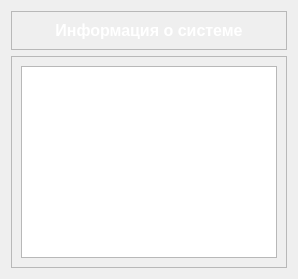
                <widget class="QWidget" name="page_about_system">
                 <layout class="QVBoxLayout" name="verticalLayout_7">
                  <item alignment="Qt::AlignTop">
                   <widget class="QFrame" name="frame_6">
                    <property name="frameShape">
                     <enum>QFrame::StyledPanel</enum>
                    </property>
                    <property name="frameShadow">
                     <enum>QFrame::Raised</enum>
                    </property>
                    <layout class="QVBoxLayout" name="verticalLayout_8">
                     <item>
                      <widget class="QLabel" name="label_4">
                       <property name="font">
                        <font>
                         <pointsize>12</pointsize>
                         <weight>75</weight>
                         <bold>true</bold>
                        </font>
                       </property>
                       <property name="styleSheet">
                        <string notr="true">color: rgb(255, 255, 255);</string>
                       </property>
                       <property name="text">
                        <string>Информация о системе</string>
                       </property>
                       <property name="alignment">
                        <set>Qt::AlignCenter</set>
                       </property>
                      </widget>
                     </item>
                    </layout>
                   </widget>
                  </item>
                  <item>
                   <widget class="QFrame" name="frame_10">
                    <property name="sizePolicy">
                     <sizepolicy hsizetype="Preferred" vsizetype="MinimumExpanding">
                      <horstretch>0</horstretch>
                      <verstretch>0</verstretch>
                     </sizepolicy>
                    </property>
                    <property name="frameShape">
                     <enum>QFrame::StyledPanel</enum>
                    </property>
                    <property name="frameShadow">
                     <enum>QFrame::Raised</enum>
                    </property>
                    <layout class="QVBoxLayout" name="verticalLayout_9">
                     <item>
                      <widget class="QTextEdit" name="textEdit">
                       <property name="readOnly">
                        <bool>true</bool>
                       </property>
                       <property name="html">
                        <string>&lt;!DOCTYPE HTML PUBLIC &quot;-//W3C//DTD HTML 4.0//EN&quot; &quot;http://www.w3.org/TR/REC-html40/strict.dtd&quot;&gt;
&lt;html&gt;&lt;head&gt;&lt;meta name=&quot;qrichtext&quot; content=&quot;1&quot; /&gt;&lt;style type=&quot;text/css&quot;&gt;
p, li { white-space: pre-wrap; }
&lt;/style&gt;&lt;/head&gt;&lt;body style=&quot; font-family:'MS Shell Dlg 2'; font-size:8.25pt; font-weight:400; font-style:normal;&quot;&gt;
&lt;p style=&quot; margin-top:0px; margin-bottom:0px; margin-left:0px; margin-right:0px; -qt-block-indent:0; text-indent:0px;&quot;&gt;&lt;span style=&quot; font-size:14pt; color:#ffffff;&quot;&gt;Будущая информация о системе&lt;/span&gt;&lt;/p&gt;&lt;/body&gt;&lt;/html&gt;</string>
                       </property>
                      </widget>
                     </item>
                    </layout>
                   </widget>
                  </item>
                 </layout>
                </widget>
